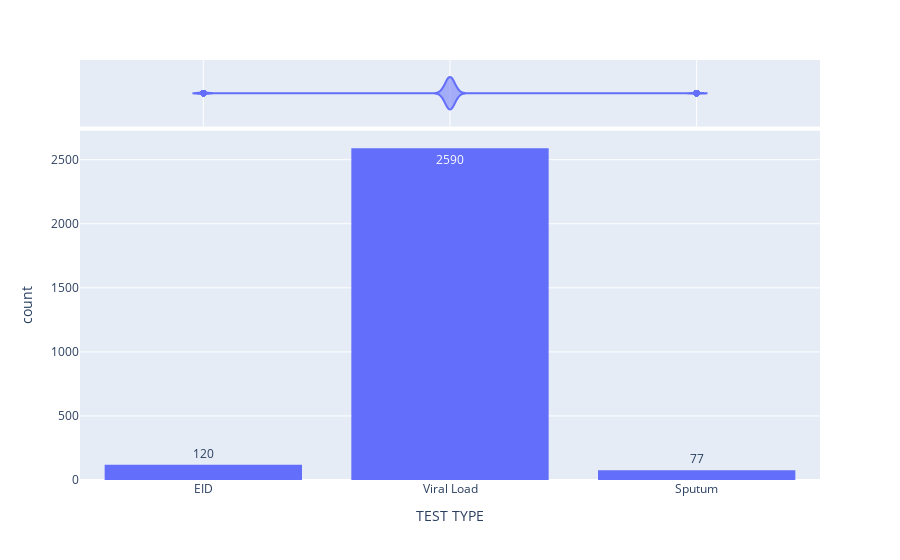

The code cell stored with this chart in its notebook:
### Code cell
fig=px.histogram(df,x="TEST TYPE",text_auto=True,marginal="violin")
fig.show()

### Figure 1 — Plotly figure (JSON) as saved in the notebook; plotly's stock layout.template omitted (floating-point values rounded to 4 significant figures; data arrays with more than 128 entries replaced by an {"elided": "..."} marker saying what was removed)
{"data": [{"alignmentgroup": "True", "bingroup": "x", "hovertemplate": "TEST TYPE=%{x}<br>count=%{y}<extra></extra>", "legendgroup": "", "marker": {"color": "#636efa", "pattern": {"shape": ""}}, "name": "", "offsetgroup": "", "orientation": "v", "showlegend": false, "texttemplate": "%{value}", "type": "histogram", "x": {"elided": "2787 str values"}, "xaxis": "x", "yaxis": "y"}, {"alignmentgroup": "True", "hovertemplate": "TEST TYPE=%{x}<extra></extra>", "legendgroup": "", "marker": {"color": "#636efa"}, "name": "", "offsetgroup": "", "scalegroup": "x", "showlegend": false, "type": "violin", "x": {"elided": "2787 str values"}, "xaxis": "x2", "yaxis": "y2"}], "layout": {"barmode": "relative", "legend": {"tracegroupgap": 0}, "margin": {"t": 60}, "xaxis": {"anchor": "y", "domain": [0, 1], "title": {"text": "TEST TYPE"}}, "xaxis2": {"anchor": "y2", "domain": [0, 1], "matches": "x", "showgrid": true, "showticklabels": false}, "yaxis": {"anchor": "x", "domain": [0, 0.8316], "title": {"text": "count"}}, "yaxis2": {"anchor": "x2", "domain": [0.8416, 1], "matches": "y2", "showgrid": false, "showline": false, "showticklabels": false, "ticks": ""}}}
